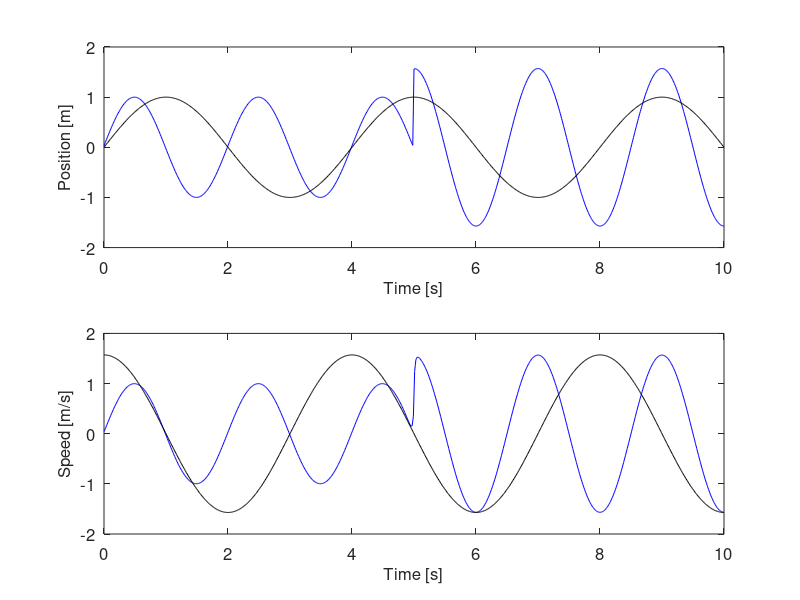

MATLAB code to generate this figure:
% Velocity Updates Yo!
% %%%%%%%%%%%%%%%%%%%%%%%%%%%%%

clear all;

%Simulate
dt = 0.01; %time differential
t = 0:dt:10;
w = 0.5*pi;
p_gt = sin(w*t);
v_gt = w*cos(w*t);
x_true = [p_gt; v_gt];
l = 1.5;

%Generate measurements
r_meas = p_gt;
v_meas = v_gt;
meas_idx = 1:2:length(p_gt);%find(abs(v_gt) < 1e-3);
r_meas = r_meas(meas_idx);
v_meas = v_meas(meas_idx);

%Set noise values
sigma_p = sqrt(2.5e-2);
sigma_v = sqrt(2.5e-8);
sigma_rm = sqrt(2.5e-8);
sigma_vm = sqrt(2.5e-4);

K = size(x_true,2); %total time steps


%Set variables
A = [1 dt; 0 1];
C_v = [0 1];
C_r = [1 0];
num_r_meas = length(r_meas);
num_v_meas = length(v_meas);


%Set up the matrices
%T
Q = [sigma_p^2 0; 0 sigma_v^2];
R_r = sigma_rm^2;
R_v = sigma_vm^2;
T = sparse(2*K + num_r_meas + num_v_meas, 2*K + num_r_meas + num_v_meas);
for qi = 1:K
    T((qi*2 -1):qi*2, (qi*2 -1):qi*2) = Q;
end
for ri = 1:(num_r_meas)
    T((ri*2 -1 +2*K):(ri*2+2*K), (ri*2 -1 + 2*K):(ri*2+2*K)) = [R_r 0;0 R_v];
end


%G
i_idx = 1:2*K;
j_idx = 1:2*K;
G_values = zeros(1,2*K);
i_idx = [i_idx 2*K+1:2*K+(num_r_meas + num_v_meas)];
j_idx = [j_idx 2*K+1:2*K+(num_r_meas + num_v_meas)];
G_values = [G_values ones(1,num_r_meas + num_v_meas)];
G  = sparse(i_idx,j_idx,G_values);

%H
H = sparse(2*K + num_r_meas + num_v_meas, 2*(K + 1));
for ai = 1:K
    H((ai*2 -1):(ai*2), (ai*2 -1):ai*2+2) = [-A eye(2)];
end
for ci = 1:(num_r_meas)
    H((ci*2+2*K-1):(ci*2+2*K), (meas_idx(ci)*2):(meas_idx(ci)*2+1)) = [C_r;C_v];
end


% Compute
% Form matrices 
y_obs = [r_meas'; v_meas'];
y_obs = y_obs(:);
z = [zeros(2*K,1); y_obs];

Amat = H'/T*H;
bvec = H'/T*G*z;

%Solve!
x_star =  Amat\bvec; %Fast!
%x_star_var = diag(inv(Amat)); %Slow, but only necessary for uncertainty

% Plot
% Extract position and velocity from k=2 to end
p_star = x_star(3:2:end);
v_star = x_star(4:2:end);

close all;
figure
%x_errors = x_star' - x_true(2,:);
%plot(t, x_errors, 'b');
subplot(2,1,1)
plot(t, p_star', 'b');
hold on;
plot(t, x_true(1,:), 'k');
xlabel('Time [s]');
ylabel('Position [m]');
set(gca,'FontSize',12);
set(findall(gcf,'type','text'),'FontSize',12)

subplot(2,1,2)
plot(t, v_star', 'b');
hold on;
plot(t, x_true(2,:), 'k');

%plot(t, -3*sqrt(x_star_var(2:end)), '--r', 'Linewidth', 1);
%plot(t, 3*sqrt(x_star_var(2:end)), '--r', 'Linewidth', 1);
xlabel('Time [s]');
ylabel('Speed [m/s]');
set(gca,'FontSize',12);
set(findall(gcf,'type','text'),'FontSize',12)

% Histogram
% figure
% hist(x_errors)
% ylabel('Frequency as Occurences');
% xlabel('Position Error [m]');
% title(sprintf('Position Error \n 3-sigma: %.5f [m]', 3*std(x_errors))); 
% set(gca,'FontSize',12)
% set(findall(gcf,'type','text'),'FontSize',12)
% pbaspect([2 1 1])
